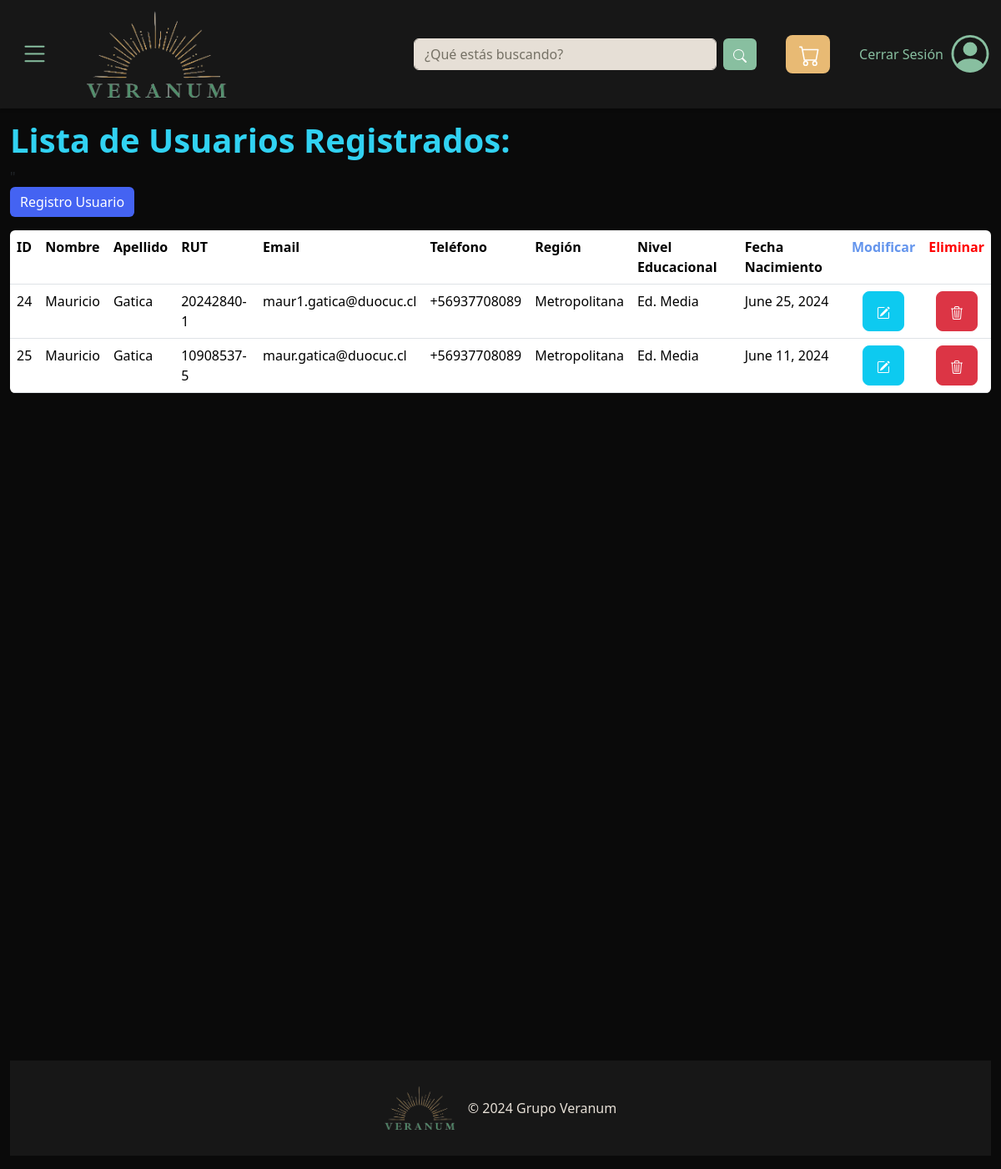
Page /listadoUsuarios (signed in) on the earlier database version.
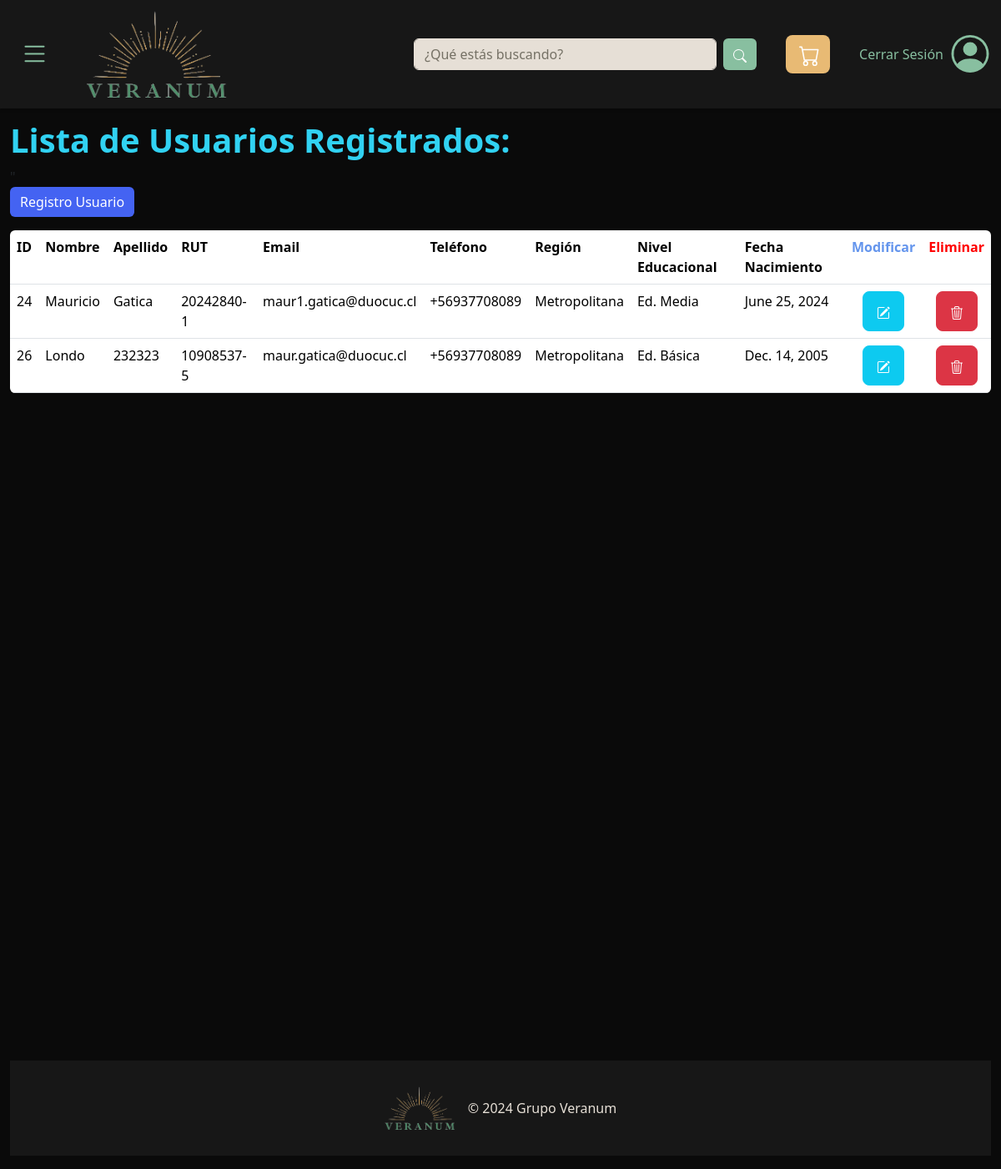
Same page on the later database version.
### Store/models.py (models this page shows)
class Usuario ( models.Model):
    idUsuario = models.AutoField(primary_key=True)
    nombre    = models.CharField(max_length=35)
    apellido  = models.CharField(max_length=35)
    rut       = models.CharField(max_length=40, default='11111111-1')
    email     = models.EmailField(max_length=70)
    telefono  = models.CharField(max_length=40)
    region    = models.ForeignKey('Region', on_delete=models.CASCADE)
    nivelEd   = models.ForeignKey('nivelEducacional', on_delete=models.CASCADE)
    fechaNac  = models.DateField(default='2000-01-01')

class Region (models.Model):
    idRegion = models.IntegerField(primary_key=True)
    nombre = models.CharField(max_length=40)

class nivelEducacional(models.Model):
    idEducacion = models.IntegerField(primary_key=True)
    nombre = models.CharField(max_length=60)

### Store/views.py (the view)
# urls.py: path('listadoUsuarios', views.listadoUsuarios, name='listadoUsuarios'),
@login_required
def listadoUsuarios(request):
    usuario = Usuario.objects.all()
    regiones = Region.objects.all()
    nivelesEducacionales = nivelEducacional.objects.all()
    context = {
    'usuario': usuario,
    'regiones': regiones,
    'nivelesEducacionales': nivelesEducacionales,
    }
    return render(request, 'listadoUsuarios.html', context)

### Store/templates/listadoUsuarios.html (shortened to what this page needs)
{% extends "plantilla_base.html" %}
{% block contenido %}
<h1 class="pt-5 mt-5" style="font-weight:bold; color:#31d2f2">Lista de Usuarios Registrados:</h1>
<table class="table table-resposive mb-0 mr-2 ml-2">
    <tr class="listado" >
        <th >ID</th>
        <th >Nombre</th>
        <th >Apellido</th>
        <th >RUT</th>
        <th >Email</th>"
        <th >Teléfono</th>
        <th >Región</th>
        <th >Nivel Educacional</th>
        <th >Fecha Nacimiento</th>
        <th style="color: cornflowerblue; text-align:center">Modificar</th>
        <th style="color:red;text-align:center">Eliminar</th>
    </tr>
    {%for usuario in usuario%}
        <td >{{usuario.idUsuario}} </td>
        <td >{{usuario.nombre}}</td>
        <td >{{usuario.apellido}}</td>
        <td >{{usuario.rut}}</td>
        <td >{{usuario.email}}</td>
        <td >{{usuario.telefono}}</td>
        <td >{{usuario.region.nombre}}</td>
        <td >{{usuario.nivelEd.nombre}}</td>
        <td >{{usuario.fechaNac}}</td>
        <td class="text-center"><a href="{% url 'modificarUsuario' idUsuario=usuario.idUsuario %}" class="btn btn-info btn-lg">
        </a></td>
        <td class="text-center"><a href="{% url 'eliminarUsuario' idUsuario=usuario.idUsuario %}" class="btn btn-danger btn-lg"></a></td>
    {%endfor%}
        <a href="{%url 'registroUsuarios' %}"><button class="btn btnAgregar btn-success mb-3" id="btnAgregar" style="background-color: #4463f2;border: none;">Registro Usuario</button></a>
    <table class="table table-resposive">
        <div class="container-fluid d-flex flex-column min-vh-100">
        </div>
{%endblock%}

### Store/templates/plantilla_base.html (shortened to what this page needs)
{% load static %}
<!DOCTYPE html>
<html lang="es">
<head>
    <link href="https://cdn.jsdelivr.net/npm/bootstrap@5.3.3/dist/css/bootstrap.min.css" rel="stylesheet">
    <link rel="stylesheet" href="https://cdn.jsdelivr.net/npm/@fancyapps/ui@5.0/dist/fancybox/fancybox.css"/>
    <link rel="stylesheet" type="text/css" href="{% static 'style.css' %}">
</head>
<body>
    <nav class="navbar fixed-top">
        <div class="container-fluid">
          <div class="d-flex align-items-center">
            <button class="navbar-toggler" type="button" data-bs-toggle="offcanvas" data-bs-target="#offcanvasNavbar" aria-controls="offcanvasNavbar" aria-label="Toggle navigation" style="color: #88BFA0; border: none">
            </button>
            <a class="navbar-brand" href="{% url 'principal' %}"> <img src="{% static 'img/Veranum.png' %}" alt="..." width="45%"></a>
          </div>
          <div class="d-none d-lg-block d-flex justify-content-center" style="flex-grow: 0.6;">
            <form class=" d-flex" role="search">
              <input class="form-control me-2 flex-grow-1" type="search" placeholder="¿Qué estás buscando?" aria-label="Search" id="busqueda">
              <button class="btn btn-outline-success" type="submit" id="btn-busqueda">
                <svg xmlns="http://www.w3.org/2000/svg" width="16" height="16" fill="currentColor" class="bi bi-search" viewBox="0 0 16 16">
                  <path d="M11.742 10.344a6.5 6.5 0 1 0-1.397 1.398h-.001q.044.06.098.115l3.85 3.85a1 1 0 0 0 1.415-1.414l-3.85-3.85a1 1 0 0 0-.115-.1zM12 6.5a5.5 5.5 0 1 1-11 0 5.5 5.5 0 0 1 11 0"/>
                </svg>
              </button>
            </form>
          </div>
          <a class="btn btn-primary btn-lg ms-auto d-none d-lg-block" href="{% url 'verCarro' %}" role="button" style="width: 4; padding-right: 12px; justify-content: center;" id="carro">
          </a>
  {% if user.is_authenticated %}
        <a href="#" class="ms-auto d-none d-lg-block" onclick="document.getElementById('logout-form').submit();" style="text-decoration: none; color: #88BFA0; padding-right: 7px;">Cerrar Sesión</a>
            <a href="{% url 'logout' %}">
            </a>
  {% endif %}
        </div>
      </nav>
      <div class="container-fluid d-flex flex-column min-vh-50">
        <div class="container pt-5"> </div>
        {% block contenido %}
        {% endblock %}
      </div>
      <div class="container-fluid d-flex flex-column" style="padding: 0;">
        <footer class="footer mt-auto py-3 " style="background-color: #171717;">
          <div class="d-flex align-items-center" style="justify-content: center; padding-top: 15px; padding-bottom: 15px;">
              <img src="../static/img/Veranum.png" alt="Veranum Logo" width="85px">
              <span class="mb-3 mb-md-0" style="padding-left: 15px; text-align: center; color: #e6dfd6">© 2024 Grupo Veranum</span>
            </div>
          </div>
</body>
</html>

### Store/static/style.css (style rules this page uses)
body { background-color: #0A0A0A; }
h1 { color: #88bfa0; }
nav { box-shadow: 0 2px 4px 0 rgba(0,0,0,.2); }
.navbar { background-color: #171717; }
.navbar-brand { padding-left: 2rem; color: black; font-size: 30px; font-family:'Franklin Gothic Medium', 'Arial Narrow', Arial, sans-serif; }
#btn-busqueda { background-color: #88BFA0; color: white; border: none; }
#carro { background-color: #E8BA74; color: white; border: none; }
#busqueda { background-color: #E6DFD6; border-color: #E6DFD6; color: #E6DFD6; }
#busqueda::placeholder { background-color: #E6DFD6; border-color: #E6DFD6; color: rgb(117, 113, 101) }
.form-control::placeholder { color: #aed3be }
.footer { width: 100%; background-color: #171717; }
.table { border-radius: 6px; overflow:hidden; }

Differences in the rows shown:
removed Usuario: idUsuario "25", nombre "Mauricio", apellido "Gatica", rut "10908537-5", email "maur.gatica@duocuc.cl", telefono "+56937708089", region.nombre "Metropolitana", nivelEd.nombre "Ed. Media", fechaNac "June 11, 2024"
added Usuario: idUsuario "26", nombre "Londo", apellido "232323", rut "10908537-5", email "maur.gatica@duocuc.cl", telefono "+56937708089", region.nombre "Metropolitana", nivelEd.nombre "Ed. Básica", fechaNac "Dec. 14, 2005"
